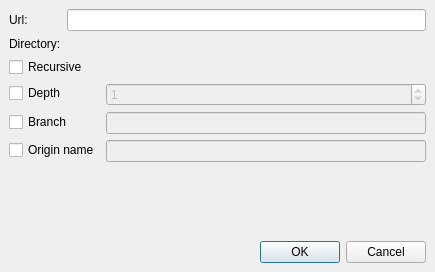
<?xml version="1.0" encoding="UTF-8"?>
<ui version="4.0">
 <class>CloneDialog</class>
 <widget class="QDialog" name="CloneDialog">
  <property name="geometry">
   <rect>
    <x>0</x>
    <y>0</y>
    <width>435</width>
    <height>272</height>
   </rect>
  </property>
  <property name="windowTitle">
   <string>Clone a repository</string>
  </property>
  <property name="windowIcon">
   <iconset theme="kommit"/>
  </property>
  <layout class="QVBoxLayout" name="verticalLayout_2">
   <property name="spacing">
    <number>0</number>
   </property>
   <property name="leftMargin">
    <number>0</number>
   </property>
   <property name="topMargin">
    <number>0</number>
   </property>
   <property name="rightMargin">
    <number>0</number>
   </property>
   <property name="bottomMargin">
    <number>0</number>
   </property>
   <item>
    <widget class="QStackedWidget" name="stackedWidget">
     <property name="currentIndex">
      <number>0</number>
     </property>
     <widget class="QWidget" name="page">
      <layout class="QVBoxLayout" name="verticalLayout">
       <item>
        <layout class="QFormLayout" name="formLayout">
         <item row="0" column="0">
          <widget class="QLabel" name="label">
           <property name="sizePolicy">
            <sizepolicy hsizetype="Maximum" vsizetype="Preferred">
             <horstretch>0</horstretch>
             <verstretch>0</verstretch>
            </sizepolicy>
           </property>
           <property name="text">
            <string>Url:</string>
           </property>
          </widget>
         </item>
         <item row="1" column="0">
          <widget class="QLabel" name="label_2">
           <property name="text">
            <string>Directory:</string>
           </property>
          </widget>
         </item>
         <item row="1" column="1">
          <layout class="QHBoxLayout" name="horizontalLayout_4">
           <item>
            <widget class="UrlRequester" name="lineEditPath" native="true"/>
           </item>
          </layout>
         </item>
         <item row="0" column="1">
          <widget class="QLineEdit" name="lineEditUrl"/>
         </item>
        </layout>
       </item>
       <item>
        <layout class="QFormLayout" name="formLayout_2">
         <item row="0" column="0">
          <widget class="QCheckBox" name="checkBoxRecursive">
           <property name="text">
            <string>Recursive</string>
           </property>
          </widget>
         </item>
         <item row="1" column="0">
          <widget class="QCheckBox" name="checkBoxDepth">
           <property name="text">
            <string>Depth</string>
           </property>
          </widget>
         </item>
         <item row="1" column="1">
          <widget class="QSpinBox" name="spinBoxDepth">
           <property name="enabled">
            <bool>false</bool>
           </property>
           <property name="maximum">
            <number>99999</number>
           </property>
           <property name="value">
            <number>1</number>
           </property>
          </widget>
         </item>
         <item row="2" column="0">
          <widget class="QCheckBox" name="checkBoxBranch">
           <property name="text">
            <string>Branch</string>
           </property>
          </widget>
         </item>
         <item row="2" column="1">
          <widget class="QLineEdit" name="lineEditBranch">
           <property name="enabled">
            <bool>false</bool>
           </property>
          </widget>
         </item>
         <item row="3" column="0">
          <widget class="QCheckBox" name="checkBoxOriginName">
           <property name="text">
            <string>Origin name</string>
           </property>
          </widget>
         </item>
         <item row="3" column="1">
          <widget class="QLineEdit" name="lineEditOriginName">
           <property name="enabled">
            <bool>false</bool>
           </property>
          </widget>
         </item>
        </layout>
       </item>
       <item>
        <spacer name="verticalSpacer">
         <property name="orientation">
          <enum>Qt::Orientation::Vertical</enum>
         </property>
         <property name="sizeHint" stdset="0">
          <size>
           <width>20</width>
           <height>63</height>
          </size>
         </property>
        </spacer>
       </item>
       <item>
        <widget class="QDialogButtonBox" name="buttonBox">
         <property name="standardButtons">
          <set>QDialogButtonBox::StandardButton::Cancel|QDialogButtonBox::StandardButton::Ok</set>
         </property>
        </widget>
       </item>
      </layout>
     </widget>
     <widget class="QWidget" name="page_2">
      <layout class="QVBoxLayout" name="verticalLayout_3">
       <item>
        <widget class="QLabel" name="label_3">
         <property name="text">
          <string>Cloning into:</string>
         </property>
        </widget>
       </item>
       <item>
        <widget class="QLabel" name="labelCloneDestination">
         <property name="text">
          <string>-</string>
         </property>
        </widget>
       </item>
       <item>
        <widget class="QLabel" name="labelMessage">
         <property name="text">
          <string>TextLabel</string>
         </property>
        </widget>
       </item>
       <item>
        <widget class="QProgressBar" name="progressBar">
         <property name="value">
          <number>0</number>
         </property>
        </widget>
       </item>
       <item>
        <spacer name="verticalSpacer_2">
         <property name="orientation">
          <enum>Qt::Orientation::Vertical</enum>
         </property>
         <property name="sizeHint" stdset="0">
          <size>
           <width>20</width>
           <height>395</height>
          </size>
         </property>
        </spacer>
       </item>
      </layout>
     </widget>
    </widget>
   </item>
  </layout>
 </widget>
 <customwidgets>
  <customwidget>
   <class>UrlRequester</class>
   <extends>QWidget</extends>
   <header>widgets/urlrequester.h</header>
  </customwidget>
 </customwidgets>
 <tabstops>
  <tabstop>lineEditUrl</tabstop>
  <tabstop>checkBoxDepth</tabstop>
  <tabstop>spinBoxDepth</tabstop>
  <tabstop>checkBoxRecursive</tabstop>
  <tabstop>checkBoxBranch</tabstop>
  <tabstop>lineEditBranch</tabstop>
  <tabstop>checkBoxOriginName</tabstop>
  <tabstop>lineEditOriginName</tabstop>
 </tabstops>
 <resources/>
 <connections>
  <connection>
   <sender>checkBoxBranch</sender>
   <signal>toggled(bool)</signal>
   <receiver>lineEditBranch</receiver>
   <slot>setEnabled(bool)</slot>
   <hints>
    <hint type="sourcelabel">
     <x>39</x>
     <y>142</y>
    </hint>
    <hint type="destinationlabel">
     <x>171</x>
     <y>139</y>
    </hint>
   </hints>
  </connection>
  <connection>
   <sender>checkBoxOriginName</sender>
   <signal>toggled(bool)</signal>
   <receiver>lineEditOriginName</receiver>
   <slot>setEnabled(bool)</slot>
   <hints>
    <hint type="sourcelabel">
     <x>44</x>
     <y>175</y>
    </hint>
    <hint type="destinationlabel">
     <x>189</x>
     <y>170</y>
    </hint>
   </hints>
  </connection>
  <connection>
   <sender>checkBoxDepth</sender>
   <signal>toggled(bool)</signal>
   <receiver>spinBoxDepth</receiver>
   <slot>setEnabled(bool)</slot>
   <hints>
    <hint type="sourcelabel">
     <x>52</x>
     <y>85</y>
    </hint>
    <hint type="destinationlabel">
     <x>144</x>
     <y>81</y>
    </hint>
   </hints>
  </connection>
  <connection>
   <sender>buttonBox</sender>
   <signal>rejected()</signal>
   <receiver>CloneDialog</receiver>
   <slot>reject()</slot>
   <hints>
    <hint type="sourcelabel">
     <x>186</x>
     <y>271</y>
    </hint>
    <hint type="destinationlabel">
     <x>163</x>
     <y>241</y>
    </hint>
   </hints>
  </connection>
 </connections>
</ui>
